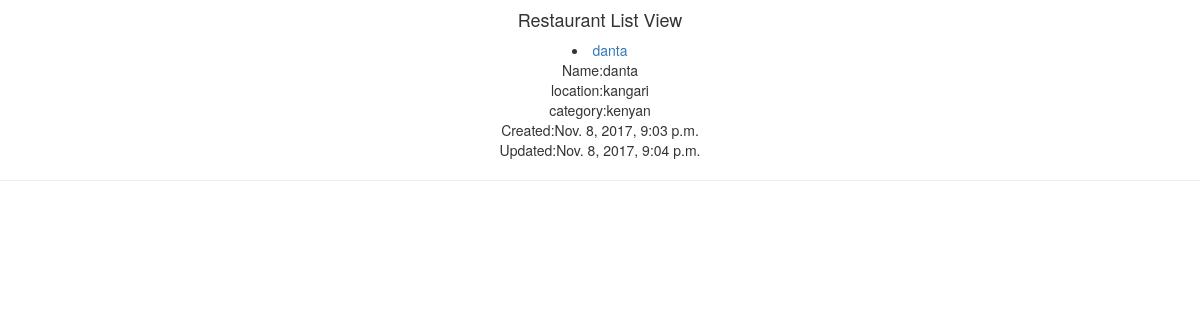
/restaurants/, run on an earlier commit of the app's database.
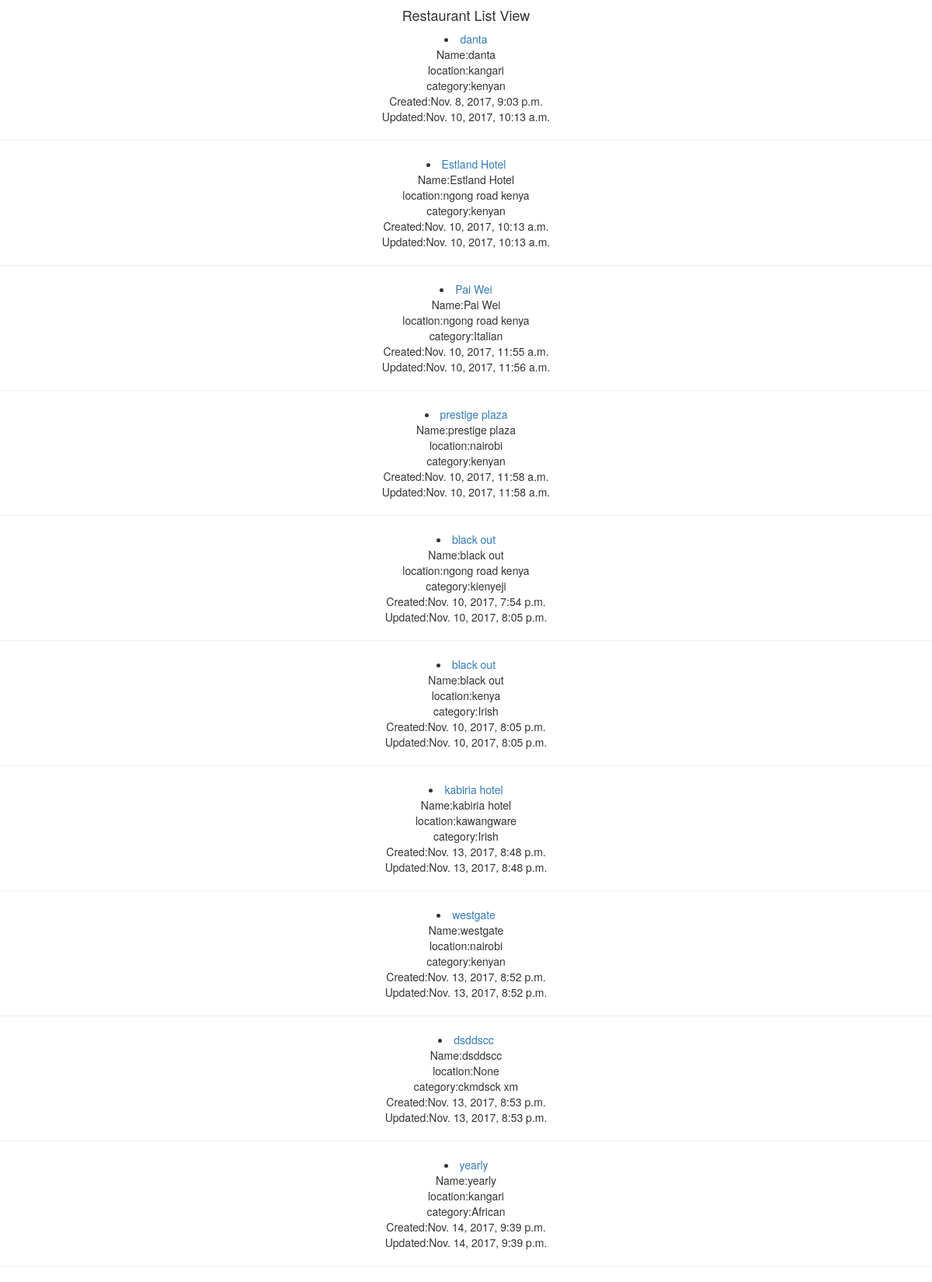
And on a later commit of the database.
### restaurants/models.py (models this page shows, shortened)
class RestaurantLocation(models.Model):
    owner     =      models.ForeignKey(User)
    name      =      models.CharField(max_length=120)
    location  =      models.CharField(max_length=120,blank=True, null=True)
    category  =      models.CharField(max_length=120,blank=False, null=True)
    timestamp =      models.DateTimeField(auto_now_add=True)  #when it was created/ added
    updated   =      models.DateTimeField(auto_now=True) #when it was updated/changed
    slug      =      models.SlugField(unique=True,blank=True, null=True)
    def __str__(self):
        return self.name

### restaurants/views.py (the view)
# urls.py: url(r'^restaurants/$',RestaurantListView.as_view()),
class RestaurantListView(ListView):
    template_name = 'restaurants/list.html'
    def get_queryset(self):
        slug  = self.kwargs.get("slug")
        if slug:
            queryset = RestaurantLocation.objects.filter(
            Q(category__iexact=slug) |
            Q(category__contains=slug)
            )
        else:
            queryset = RestaurantLocation.objects.all()
        return queryset

### restaurants/templates/restaurants/list.html
{% extends "restaurants/base.html" %}
        {% block content %}
        <h4 style="text-align:center;">Restaurant List View</h4>
        <div style="text-align:center;">
        {% for obj in object_list %}
        <li><a href="/restaurants/{{obj.slug}}/">{{ obj }}</a></li>
       Name:{{ obj.name }} <br>   location:{{ obj.location }} <br> category:{{ obj.category }}  <br> Created:{{ obj.timestamp }} <br> Updated:{{ obj.updated }}
        <hr>
        {% endfor %}
      </div>
      {% endblock content %}

### restaurants/templates/restaurants/base.html (shortened to what this page needs)
{% load staticfiles %}
<!DOCTYPE html>
<html lang="en">
<head>
        <link href="{% static "css/bootstrap.min.css" %}" rel="stylesheet">
        <link href="{% static "css/base.css" %}" rel="stylesheet">
</head>
<body>
    {% block content %}
    {% endblock content %}
</body>
</html>

What changed in the data, as far as the page shows it:
changed RestaurantLocation "danta": updated "Nov. 8, 2017, 9:04 p.m." → "Nov. 10, 2017, 10:13 a.m."
added RestaurantLocation: name "Estland Hotel", location "ngong road kenya", category "kenyan", timestamp "Nov. 10, 2017, 10:13 a.m.", updated "Nov. 10, 2017, 10:13 a.m."
added RestaurantLocation: name "Pai Wei", location "ngong road kenya", category "Italian", timestamp "Nov. 10, 2017, 11:55 a.m.", updated "Nov. 10, 2017, 11:56 a.m."
added RestaurantLocation: name "prestige plaza", location "nairobi", category "kenyan", timestamp "Nov. 10, 2017, 11:58 a.m.", updated "Nov. 10, 2017, 11:58 a.m."
added RestaurantLocation: name "black out", location "ngong road kenya", category "kienyeji", timestamp "Nov. 10, 2017, 7:54 p.m.", updated "Nov. 10, 2017, 8:05 p.m."
added RestaurantLocation: name "black out", location "kenya", category "Irish", timestamp "Nov. 10, 2017, 8:05 p.m.", updated "Nov. 10, 2017, 8:05 p.m."
added RestaurantLocation: name "kabiria hotel", location "kawangware", category "Irish", timestamp "Nov. 13, 2017, 8:48 p.m.", updated "Nov. 13, 2017, 8:48 p.m."
added RestaurantLocation: name "westgate", location "nairobi", category "kenyan", timestamp "Nov. 13, 2017, 8:52 p.m.", updated "Nov. 13, 2017, 8:52 p.m."
added RestaurantLocation: name "dsddscc", location "None", category "ckmdsck xm", timestamp "Nov. 13, 2017, 8:53 p.m.", updated "Nov. 13, 2017, 8:53 p.m."
added RestaurantLocation: name "yearly", location "kangari", category "African", timestamp "Nov. 14, 2017, 9:39 p.m.", updated "Nov. 14, 2017, 9:39 p.m."
